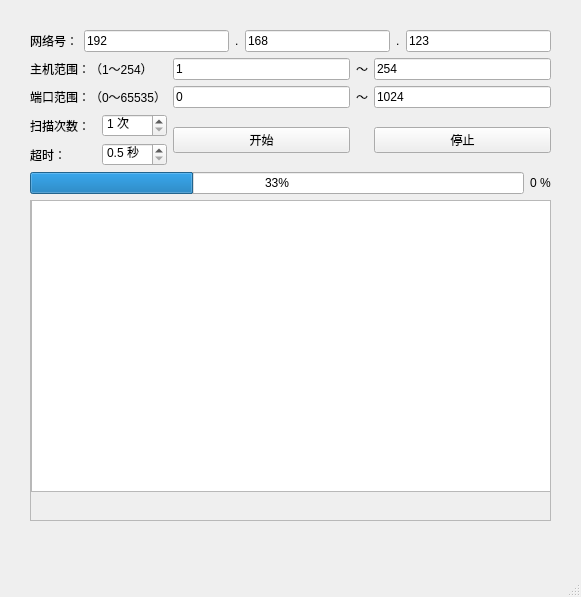
<?xml version="1.0" encoding="UTF-8"?>
<ui version="4.0">
 <class>MainWindow</class>
 <widget class="QMainWindow" name="MainWindow">
  <property name="geometry">
   <rect>
    <x>0</x>
    <y>0</y>
    <width>581</width>
    <height>597</height>
   </rect>
  </property>
  <property name="windowTitle">
   <string>端口扫描</string>
  </property>
  <widget class="QWidget" name="centralwidget">
   <widget class="QWidget" name="verticalLayoutWidget_2">
    <property name="geometry">
     <rect>
      <x>30</x>
      <y>30</y>
      <width>521</width>
      <height>491</height>
     </rect>
    </property>
    <layout class="QVBoxLayout" name="verticalLayout_2">
     <item>
      <layout class="QVBoxLayout" name="verticalLayout">
       <item>
        <layout class="QGridLayout" name="gridLayout">
         <item row="2" column="2">
          <widget class="QLineEdit" name="network_a">
           <property name="text">
            <string>192</string>
           </property>
          </widget>
         </item>
         <item row="2" column="4">
          <widget class="QLineEdit" name="network_b">
           <property name="text">
            <string>168</string>
           </property>
          </widget>
         </item>
         <item row="2" column="7">
          <widget class="QLineEdit" name="network_c">
           <property name="text">
            <string>123</string>
           </property>
          </widget>
         </item>
         <item row="2" column="6">
          <widget class="QLabel" name="label_3">
           <property name="text">
            <string>.</string>
           </property>
          </widget>
         </item>
         <item row="2" column="1">
          <widget class="QLabel" name="label">
           <property name="text">
            <string>网络号：</string>
           </property>
          </widget>
         </item>
         <item row="2" column="3">
          <widget class="QLabel" name="label_2">
           <property name="text">
            <string>.</string>
           </property>
          </widget>
         </item>
        </layout>
       </item>
       <item>
        <layout class="QGridLayout" name="gridLayout_2">
         <item row="2" column="4">
          <widget class="QPushButton" name="stop_button">
           <property name="text">
            <string>停止</string>
           </property>
          </widget>
         </item>
         <item row="0" column="4">
          <widget class="QLineEdit" name="host_b">
           <property name="text">
            <string>254</string>
           </property>
          </widget>
         </item>
         <item row="2" column="0">
          <layout class="QGridLayout" name="gridLayout_3">
           <item row="0" column="1">
            <widget class="QSpinBox" name="scan_times">
             <property name="suffix">
              <string> 次</string>
             </property>
             <property name="prefix">
              <string/>
             </property>
             <property name="minimum">
              <number>1</number>
             </property>
             <property name="maximum">
              <number>4</number>
             </property>
             <property name="singleStep">
              <number>0</number>
             </property>
            </widget>
           </item>
           <item row="0" column="0">
            <widget class="QLabel" name="label_8">
             <property name="text">
              <string>扫描次数：</string>
             </property>
            </widget>
           </item>
           <item row="1" column="0">
            <widget class="QLabel" name="label_9">
             <property name="text">
              <string>超时：</string>
             </property>
            </widget>
           </item>
           <item row="1" column="1">
            <widget class="QDoubleSpinBox" name="timeout">
             <property name="showGroupSeparator" stdset="0">
              <bool>false</bool>
             </property>
             <property name="suffix">
              <string> 秒</string>
             </property>
             <property name="decimals">
              <number>1</number>
             </property>
             <property name="minimum">
              <double>0.500000000000000</double>
             </property>
             <property name="maximum">
              <double>5.000000000000000</double>
             </property>
             <property name="singleStep">
              <double>0.500000000000000</double>
             </property>
            </widget>
           </item>
          </layout>
         </item>
         <item row="0" column="0">
          <widget class="QLabel" name="label_4">
           <property name="text">
            <string>主机范围：（1～254）</string>
           </property>
          </widget>
         </item>
         <item row="1" column="2">
          <widget class="QLabel" name="label_7">
           <property name="text">
            <string>～</string>
           </property>
          </widget>
         </item>
         <item row="0" column="1">
          <widget class="QLineEdit" name="host_a">
           <property name="text">
            <string>1</string>
           </property>
           <property name="clearButtonEnabled">
            <bool>false</bool>
           </property>
          </widget>
         </item>
         <item row="1" column="0">
          <widget class="QLabel" name="label_6">
           <property name="text">
            <string>端口范围：（0～65535）</string>
           </property>
          </widget>
         </item>
         <item row="2" column="1">
          <widget class="QPushButton" name="start_button">
           <property name="text">
            <string>开始</string>
           </property>
           <property name="autoDefault">
            <bool>false</bool>
           </property>
           <property name="default">
            <bool>false</bool>
           </property>
           <property name="flat">
            <bool>false</bool>
           </property>
          </widget>
         </item>
         <item row="1" column="4">
          <widget class="QLineEdit" name="port_b">
           <property name="text">
            <string>1024</string>
           </property>
          </widget>
         </item>
         <item row="0" column="2">
          <widget class="QLabel" name="label_5">
           <property name="text">
            <string>～</string>
           </property>
          </widget>
         </item>
         <item row="1" column="1">
          <widget class="QLineEdit" name="port_a">
           <property name="text">
            <string>0</string>
           </property>
          </widget>
         </item>
        </layout>
       </item>
      </layout>
     </item>
     <item>
      <layout class="QHBoxLayout" name="horizontalLayout">
       <item>
        <widget class="QProgressBar" name="progressBar">
         <property name="value">
          <number>33</number>
         </property>
         <property name="orientation">
          <enum>Qt::Horizontal</enum>
         </property>
         <property name="textDirection">
          <enum>QProgressBar::TopToBottom</enum>
         </property>
        </widget>
       </item>
       <item>
        <widget class="QLabel" name="progress_label">
         <property name="text">
          <string>0 %</string>
         </property>
        </widget>
       </item>
      </layout>
     </item>
     <item>
      <widget class="QScrollArea" name="scrollArea">
       <property name="widgetResizable">
        <bool>true</bool>
       </property>
       <widget class="QWidget" name="scrollAreaWidgetContents">
        <property name="geometry">
         <rect>
          <x>0</x>
          <y>0</y>
          <width>517</width>
          <height>287</height>
         </rect>
        </property>
        <widget class="QPlainTextEdit" name="result">
         <property name="geometry">
          <rect>
           <x>0</x>
           <y>-10</y>
           <width>521</width>
           <height>301</height>
          </rect>
         </property>
         <property name="documentTitle">
          <string>结果</string>
         </property>
         <property name="readOnly">
          <bool>true</bool>
         </property>
        </widget>
       </widget>
      </widget>
     </item>
    </layout>
   </widget>
  </widget>
  <widget class="QMenuBar" name="menubar">
   <property name="geometry">
    <rect>
     <x>0</x>
     <y>0</y>
     <width>581</width>
     <height>22</height>
    </rect>
   </property>
  </widget>
  <widget class="QStatusBar" name="statusbar"/>
 </widget>
 <resources/>
 <connections/>
</ui>
